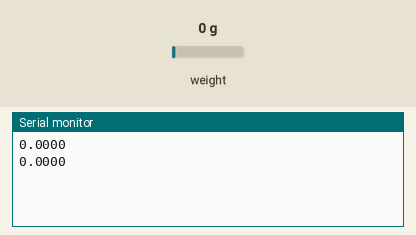
A sketch run on a simulated Arduino Uno, built with avr-gcc and run on an emulated ATmega328P. On the bench: the last lines printed to the serial monitor. The inputs (shaded band) are chosen by the test bench; at power-on: weight on the scale 0 g.

Above: at 2.2 s.
2.3 s: weight on the scale set to 100 g
At 2.7 s:
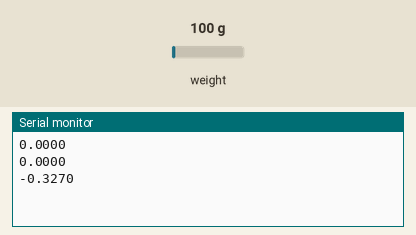
3.8 s: weight on the scale set to 1250 g
At 4.6 s:
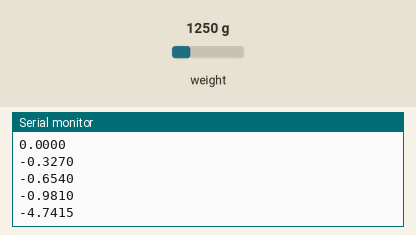
Timing chart, 0 to 6.8 s (numbered marks = the images above; inputs shaded):
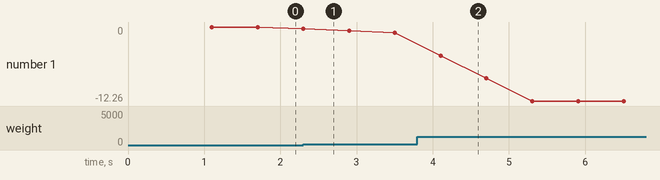

The sketch:

ForceReadings.ino
```cpp
#include "HX711.h"

#define DOUT  3
#define CLK  2

HX711 scale;


float calibration_factor = -387;
float current_reading;

void setup() {
  Serial.begin(115200);
  scale.begin(DOUT, CLK);
  scale.set_scale();
  scale.tare();
}

float runningAverage(float M) {
  #define LM_SIZE 3
  static float LM[LM_SIZE];
  static byte index = 0;
  static float sum = 0;
  static byte count = 0;

  sum -= LM[index];
  LM[index] = M;
  sum += LM[index];
  index++;
  index = index % LM_SIZE;
  if (count < LM_SIZE) count++;

  return sum / count;
}

void loop() {

  scale.set_scale(calibration_factor);
  current_reading = (scale.get_units());
  Serial.println(-runningAverage(current_reading)*9.81/1000.0,4); // Output compressive force in N
  delay(500);

}
```

Measured:
- after the input at 2.3 s, the serial monitor: prints a new line at once (image 1)
- after the input at 3.8 s, the serial monitor: prints a new line after 0.30 s (image 2)
- plotted number 1: 0 → -0.98 after the input at 2.3 s, -0.98 → -12.26 after the input at 3.8 s
